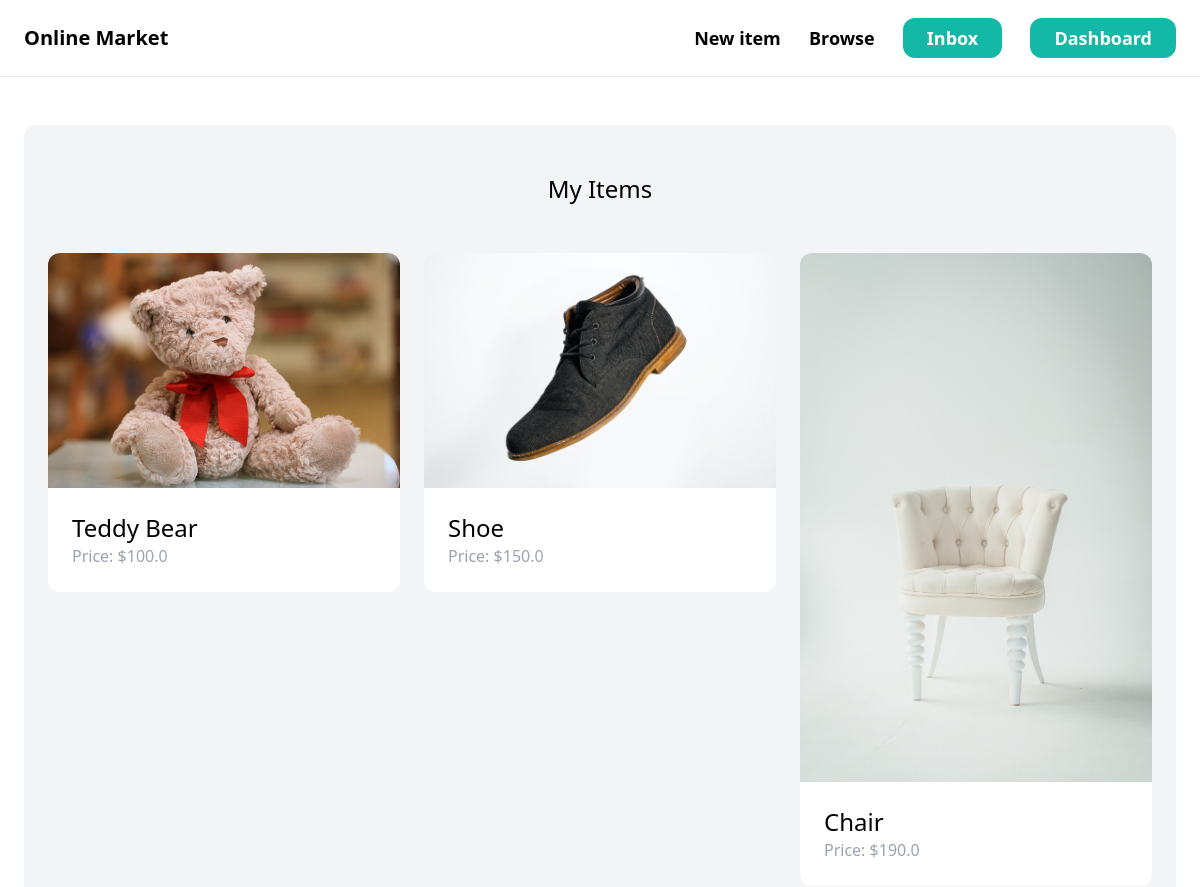
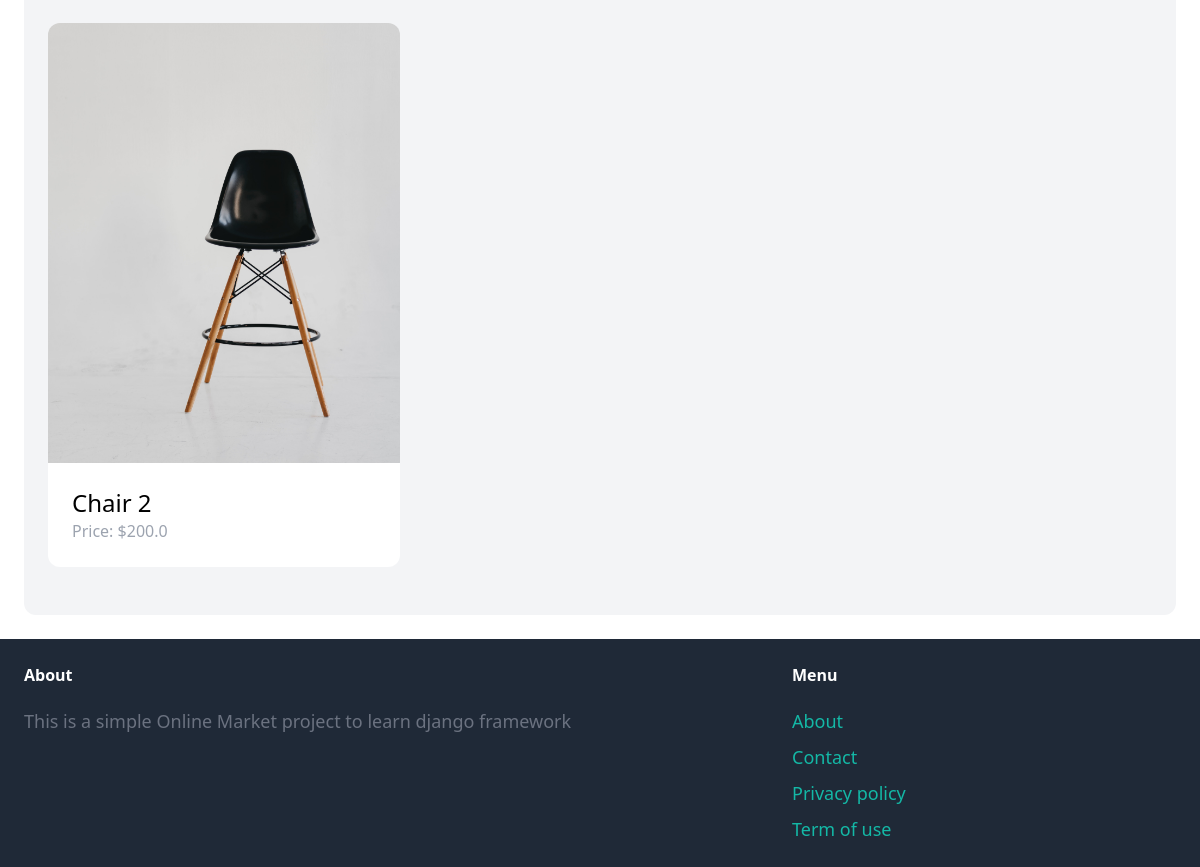
The page /dashboard/ (signed in) on the database its author committed (2 pictures, top to bottom).
### item/models.py (models this page shows, shortened)
class Item(models.Model):
    category = models.ForeignKey(Category, related_name='items', on_delete=models.CASCADE)
    name = models.CharField(max_length=255)
    description = models.TextField(blank=True, null=True)
    price = models.FloatField()
    image = models.ImageField(upload_to='item_images',blank=True,null=True)
    is_sold = models.BooleanField(default=False)
    created_by = models.ForeignKey(User,related_name='items', on_delete=models.CASCADE)
    created_at = models.DateTimeField(auto_now_add=True)

### dashboard/views.py (the view)
# urls.py: path('', views.index),
@login_required
def index(request):
    items = Item.objects.filter(created_by=request.user)
    return render(request, 'dashboard/index.html',{
        'items': items,
    })

### dashboard/templates/dashboard/index.html (shortened to what this page needs)
{% extends 'core/base.html' %}
{% block content %}
    <div class="mt-6 px-6 py-12 bg-gray-100 rounded-xl">
        <h2 class="mb-12 text-2xl text-center">My Items</h2>
        <div class="grid grid-cols-3 gap-6">
            {% for item in items %}
            <div>
                <a href="{% url 'item:product-detail' item.id %}">
                    <div>
                        <img src="{{ item.image.url }}" alt="image" class="rounded-t-xl">
                    </div>
                    <div class="p-6 bg-white rounded-b-xl">
                        <h2 class="text-2xl">{{ item.name }}</h2>
                        <p class="text-gray-400">Price: ${{ item.price }}</p>
                    </div>
                </a>
            </div>
            {% endfor %}
        </div>
    </div>
{% endblock %}

### rows shown on the page
Item: image (picture), name "Teddy Bear", price "100.0"
Item: image (picture), name "Shoe", price "150.0"
Item: image (picture), name "Chair", price "190.0"
Item: image (picture), name "Chair 2", price "200.0"
